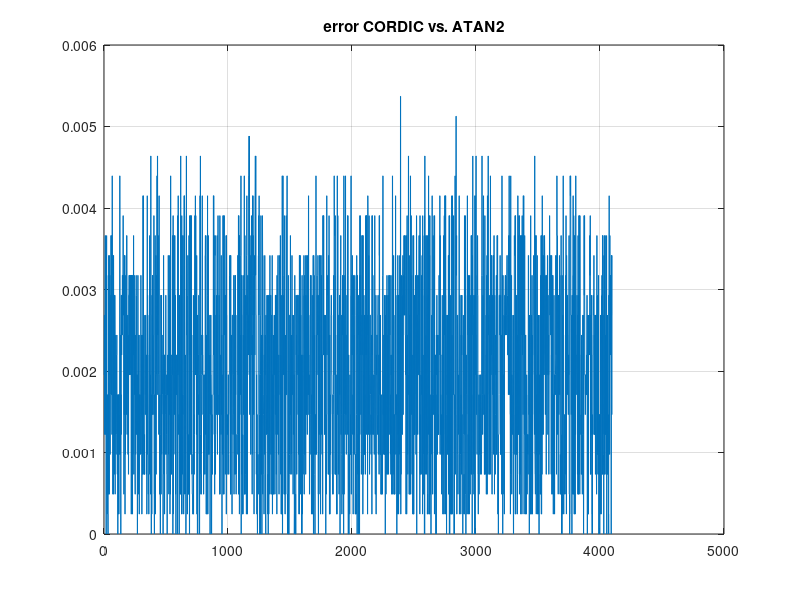
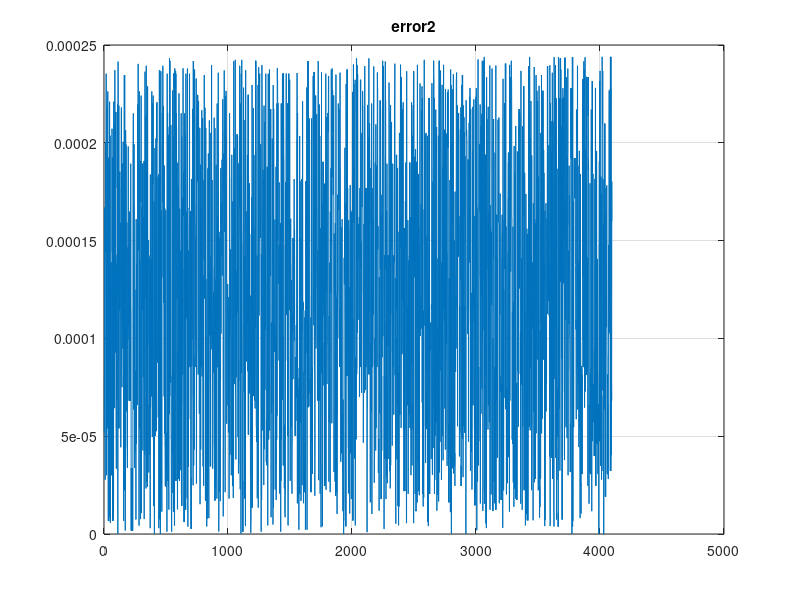

The MATLAB source for these figures, in order:
clear all; close all; clc;
%%
dat = load('vector.dat');
diff = abs(dat(:,3) - dat(:,4));
diff2= abs(dat(:,4) - dat(:,5));
figure; plot(diff);  title 'error CORDIC vs. ATAN2'; grid;
figure; plot(diff2); title 'error2'; grid;
max_diff = max(diff)
sum_abs_err = sum(diff)
max_diff2 = max(diff2)
sum_abs_err2 = sum(diff2)
